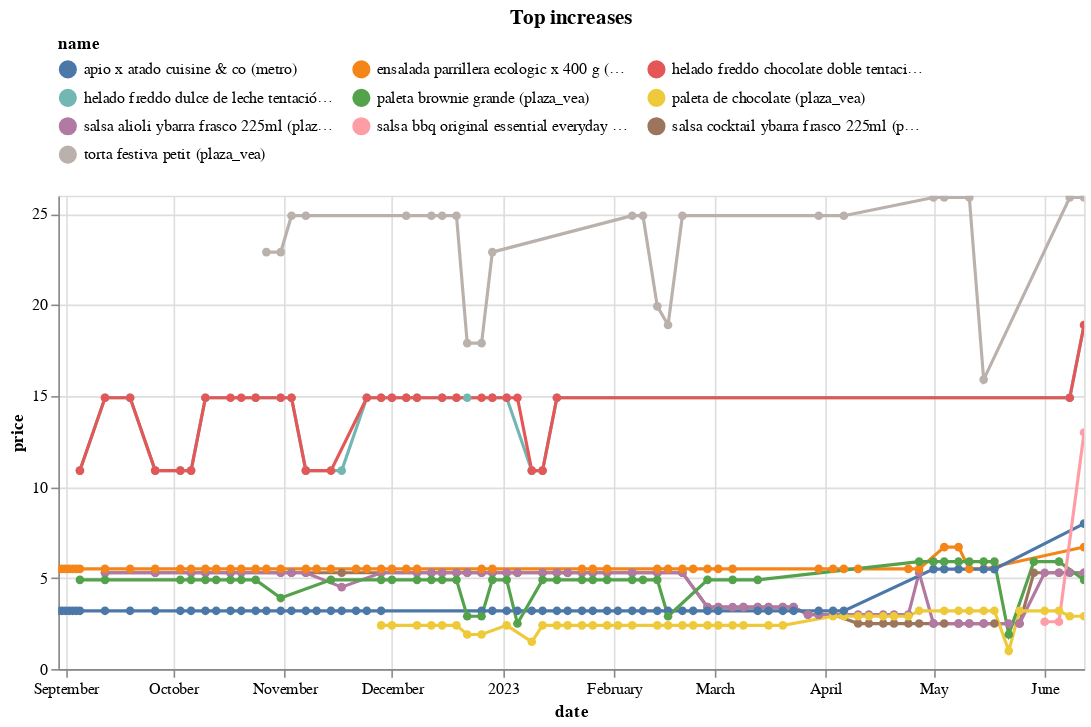

Here is the notebook cell this chart was saved with:
### Code cell
(top_changes
 .sort_values('change')
 .tail(10)
 .pipe(plot_changes, 'Top increases')
)

### Figure 1 — Vega-Lite specification as saved in the notebook (floating-point values rounded to 4 significant figures; data arrays with more than 128 entries replaced by an {"elided": "..."} marker saying what was removed)
{"config": {"view": {"continuousWidth": 300, "continuousHeight": 300}, "legend": {"columns": 3, "orient": "top"}}, "data": {"name": "data-6b9eace1ac8345206180d326d8d43712"}, "mark": {"type": "line", "point": true}, "encoding": {"color": {"field": "name", "scale": {"domain": ["apio x atado cuisine & co (metro)", "ensalada parrillera ecologic x 400 g (metro)", "helado freddo chocolate doble tentación vaso 375g (plaza_vea)", "helado freddo dulce de leche tentación vaso 375g (plaza_vea)", "paleta brownie grande (plaza_vea)", "paleta de chocolate (plaza_vea)", "salsa alioli ybarra frasco 225ml (plaza_vea)", "salsa bbq original essential everyday botella 510g (plaza_vea)", "salsa cocktail ybarra frasco 225ml (plaza_vea)", "torta festiva petit (plaza_vea)"]}, "type": "nominal"}, "tooltip": [{"field": "name", "type": "nominal"}, {"field": "price", "type": "quantitative"}, {"field": "last_price", "type": "quantitative"}], "x": {"field": "date", "type": "temporal"}, "y": {"field": "price", "type": "quantitative"}}, "params": [{"name": "param_5", "select": {"type": "point", "fields": ["name"]}, "bind": "legend"}, {"name": "param_6", "select": {"type": "interval", "encodings": ["x", "y"]}, "bind": "scales"}], "title": "Top increases", "transform": [{"filter": {"param": "param_5"}}], "width": 650, "$schema": "https://vega.github.io/schema/vega-lite/v5.8.0.json", "datasets": {"data-6b9eace1ac8345206180d326d8d43712": {"elided": "398 records"}}}
